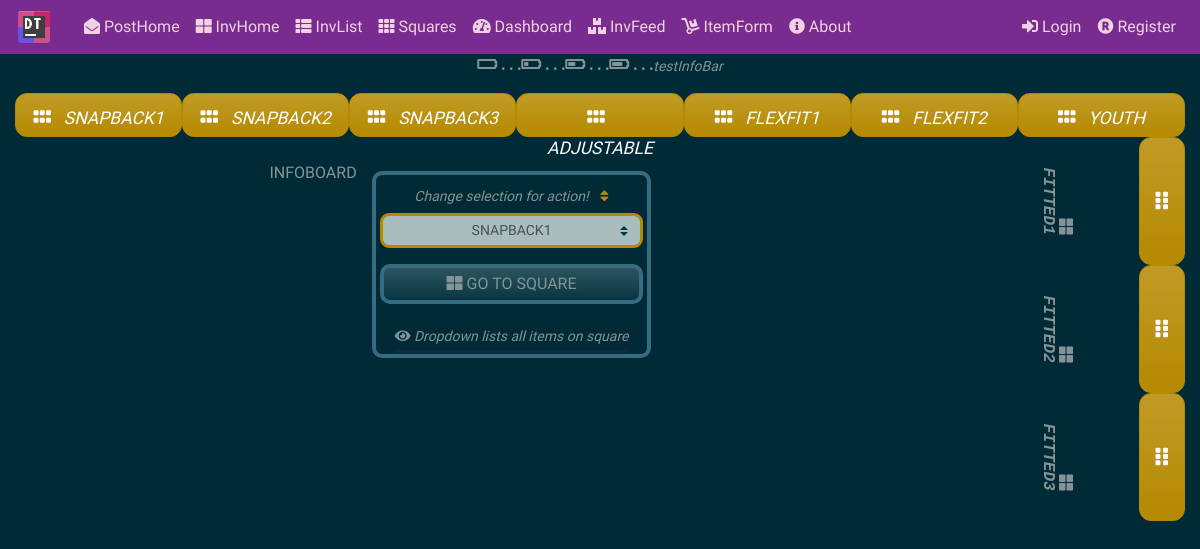
Screenshot of /test/info/board with the database file from the repository.
### squares/models.py (models this page shows, shortened)
class Square(db.Model):
    pass
    __tablename__ = 'square'
    id = db.Column(db.Integer, primary_key=True)
    name = db.Column(db.String(32))
    row_count = db.Column(db.Integer)
    col_count = db.Column(db.Integer)

### squares/routes.py (the view)
@app.route('/test/info/board', methods=['GET', 'POST'])
def test_info_board():
    pass
    form = SquareForm()
    form.opts.data = 1
    squares = Square.query.all()
    return render_template(
        'test_info_board.html',
        form=form,
        squares=squares,
        title='testInfoBar',
    )

### squares/forms.py
class SquareForm(FlaskForm):
    opts = QuerySelectField(
        query_factory=square_query,
        allow_blank=False,
        get_label='name',
        )

### squares/forms.py (called while the page is built)
def square_query():
    return Square.query

### squares/routes.py (called while the page is built)
@app.context_processor
def inject_TableHeaders():
    pass
    _list = [
        "Snapback",
        "Adjustable",
        "Flexfit",
        "Youth",
        "Fitted",
        "Structured",
        "CurvedBill",
        "FlatBill",
    ]
    DisplayHeaders = [header for header in _list]
    return dict(DisplayHeaders=DisplayHeaders)

@app.context_processor
def inject_LowInvButtons():
    pass
    def LowInStckStyler(yes_or_no):
        '''DICTIONARY CONTAINS BUTTON STYLES FOR LOW-INV '''
        pass
        _btnStylesDict = {
            'yes': 'btn-warning btn-lg py-2 px-5',
            'no': 'btn-outline-secondary py-2 px-5',
        }
        return _btnStylesDict.get(yes_or_no, 'btn-outline-warning')
    return dict(LowInStckStyler=LowInStckStyler)

@app.context_processor
def inject_UnitInvOutStyler():
    pass
    def UnitInvOutStyler(yes_or_no):
        '''DICTIONARY CONTAINS BUTTON STYLES FOR LOW-INV '''
        pass
        _borderStylesDict = {
            'yes': 'primary',
            'no': '0',
        }
        return _borderStylesDict.get(yes_or_no, 'dark')
    return dict(UnitInvOutStyler=UnitInvOutStyler)

@app.context_processor
def inject_UnitInvOutIconizer():
    pass
    def UnitInvOutIconizer(yes_or_no):
        '''DICTIONARY CONTAINS BUTTON STYLES FOR LOW-INV '''
        pass
        _iconYesNoDict = {
            'no': 'check text-success',
            'yes': 'times text-primary ml-1',
        }
        return _iconYesNoDict.get(yes_or_no, 'question-circle')
    return dict(UnitInvOutIconizer=UnitInvOutIconizer)

@app.context_processor
def inject_OutInvButtons():
    pass
    def OutOfStckStyler(yes_or_no):
        '''DICTIONARY CONTAINS BUTTON STYLES FOR LOW-INV '''
        pass
        _btnStylesDict = {
            'yes': 'btn-danger btn-lg py-2 px-5',
            'no': 'btn-outline-secondary py-2 px-5',
        }
        return _btnStylesDict.get(yes_or_no, 'btn-outline-danger p-3')
    return dict(OutOfStckStyler=OutOfStckStyler)

### squares/templates/test_info_board.html (shortened to what this page needs)
{% extends 'layout_dash.html' %}
{% block content %}
<div class="d-flex flex-row justify-content-around mt-2">
  {% for square in squares[:-3] %}
  <a href="{{ url_for('square_byid', square_id=square.id) }}"
    class="btn btn-primary btn-lg btn-block btn-square mt-auto" type="button" style="height: 2.75rem;">
    <i class="fas fa-grip-horizontal mr-2 mt-0"></i>
    <i class="mt-0">
      <small>
        {{ square.name.upper() }}
      </small>
    </i>
  </a>
  {% endfor %}
</div>
<div class="d-flex flex-column text-right">
  <div class="row">
    <div class="col-lg-11">
      <div class="container-fluid mt-4">
        <div class="row">
          <div class="col-lg-4">
            INFOBOARD
          </div>
          <div class="sidebar-section px-1">
            <div class="card bg-transparent mt-2 mb-1">
              <div class="card-text text-center py-0">
                <small>
                  <em>
                    Change selection for action!
                    <i class="fa fa-sort text-primary ml-2 animated infinite heartBeat delay-1s" aria-hidden="true"></i>
                  </em>
                </small>
              </div>
            </div>
            <form method="POST" action="">
              <div class="form-group">
                {{form.opts(class="custom-select border-primary text-center text-uppercase mb-0 p-0", style="border-radius: 9px;border-width: 3px;font-size: 14px;")}}
              </div>
              <div class="form-group">
                <a>
                  <button class="btn btn-dark btn-block sidebar-section text-secondary py-1 mb-0 mt-1" type="submit"
                    style="font-size:1rem;">
                    <i class="fa fa-th-large" aria-hidden="true"></i>
                    GO TO SQUARE
                  </button></a>
              </div>
            </form>
            <div class="container-fluid text-center">
              <div class="d-flex flex-column mt-1 py-1">
                <div id="ddSlickDesc">
                  <small>
                    <em>
                      <i class="fas fa-eye">
                      </i>
                      Dropdown lists all items on square
                    </em>
                  </small>
                </div>
                <div id="ddslickZone" class="card bg-transparent shadow-before">
                </div>
              </div>
            </div>
          </div>
        </div>
      </div>
    </div>
    <div class="col-lg-1">
      {% for square in squares[-3:] %}
      <div class="d-flex flex-row justify-content-end">
        <div class="d-flex flex-column text-right">
          <i class="fa fa-th-large fa-rotate-90 my-auto" aria-hidden="true">
            <i class="text-uppercase text-monospace">
              {{square.name }}
            </i>
          </i>
        </div>
        <a class="btn btn-primary btn-lg btn-block btn-square text-center py-5 ml-5" type="button"
          href="{{ url_for('square_byid', square_id=square.id) }}">
          <i class="fas fa-grip-vertical">
          </i>
        </a>
      </div>
      {% endfor %}
    </div>
  </div>
</div>
{% endblock %}

### squares/static/main.css (style rules this page uses)
.btn-square { border-radius: 0.75rem; }
.shadow-before { -webkit-box-shadow: 0 0.125rem 0.25rem rgba(190, 47, 195, 0.231) !important; box-shadow: 0 0.125rem 0.25rem rgba(190, 47, 195, 0.231) !important; }
html { font-size: 10px; }
@media (min-width: 768px) { html { font-size: 16px; } }
.sidebar-section { border: 4px solid; border-color: rgb(53, 108, 128); border-radius: 10px; margin-bottom: 20px; margin-top: 10px; }
body { margin-top: 3rem; }

### squares/templates/test_info_board.html (style rules this page uses)
.btn-square { border-radius: 0.75rem; }

### rows the page displays
Square: name "SNAPBACK1"
Square: name "SNAPBACK2"
Square: name "SNAPBACK3"
Square: name "ADJUSTABLE"
Square: name "FLEXFIT1"
Square: name "FLEXFIT2"
Square: name "YOUTH"
Square: name "FITTED1"
Square: name "FITTED2"
Square: name "FITTED3"

### other values shown
{{ title }} "testInfoBar"
